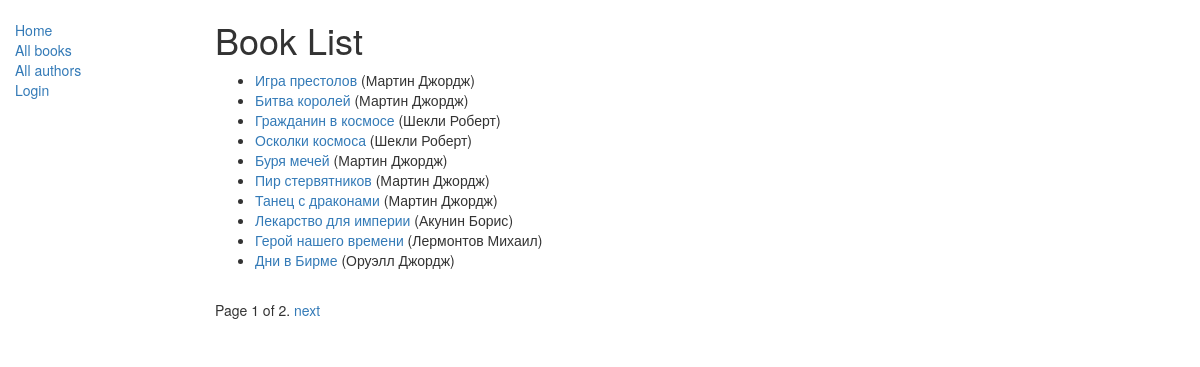
/catalog/books/, run on the app's committed database.
### catalog/models.py (models this page shows, shortened)
class Book(models.Model):
    title = models.CharField(max_length=200)
    author = models.ForeignKey('Author', on_delete=models.SET_NULL, null=True)
    summary = models.TextField(max_length=1000, help_text='Enter a brief description of the book')
    isbn = models.CharField('ISBN', max_length=13, help_text='13 Character <a href="https://www.isbn-international.org/content/what-isbn">ISBN number</a>')
    genre = models.ManyToManyField(Genre, help_text='Select a genre for this book')
    def get_absolute_url(self):
        return reverse('book-detail', args=[str(self.id)])
    def display_genre(self):
        return ', '.join([genre.name for genre in self.genre.all()[:3]])
    display_genre.short_description = 'Genre'

class Author(models.Model):
    first_name = models.CharField(max_length=100)
    last_name = models.CharField(max_length=100)
    date_of_birth = models.DateField(null=True, blank=True)
    date_of_death = models.DateField('Died', null=True, blank=True)
    def __str__(self):
        return f'{self.last_name} {self.first_name}'

### catalog/views.py (the view)
# urls.py: path('books/', views.BookListView.as_view(), name='books'),
class BookListView(ListView):
    model = Book
    paginate_by = 10

### catalog/templates/catalog/book_list.html
{% extends "base_generic.html" %}
{% block content %}
    <h1>Book List</h1>
    {% if book_list %}
    <ul>
      {% for book in book_list %}
      <li>
        <a href="{{ book.get_absolute_url }}">{{ book.title }}</a> ({{book.author}})
      </li>
      {% endfor %}
    </ul>
    {% else %}
      <p>There are no books in the library.</p>
    {% endif %}
{% endblock %}

### data on the page
Book: title "Игра престолов", author "Мартин Джордж"
Book: title "Битва королей", author "Мартин Джордж"
Book: title "Гражданин в космосе", author "Шекли Роберт"
Book: title "Осколки космоса", author "Шекли Роберт"
Book: title "Буря мечей", author "Мартин Джордж"
Book: title "Пир стервятников", author "Мартин Джордж"
Book: title "Танец с драконами", author "Мартин Джордж"
Book: title "Лекарство для империи", author "Акунин Борис"
Book: title "Герой нашего времени", author "Лермонтов Михаил"
Book: title "Дни в Бирме", author "Оруэлл Джордж"

### other printed values
{{ page_obj.number }} "1"
{{ page_obj.paginator.num_pages }} "2"
